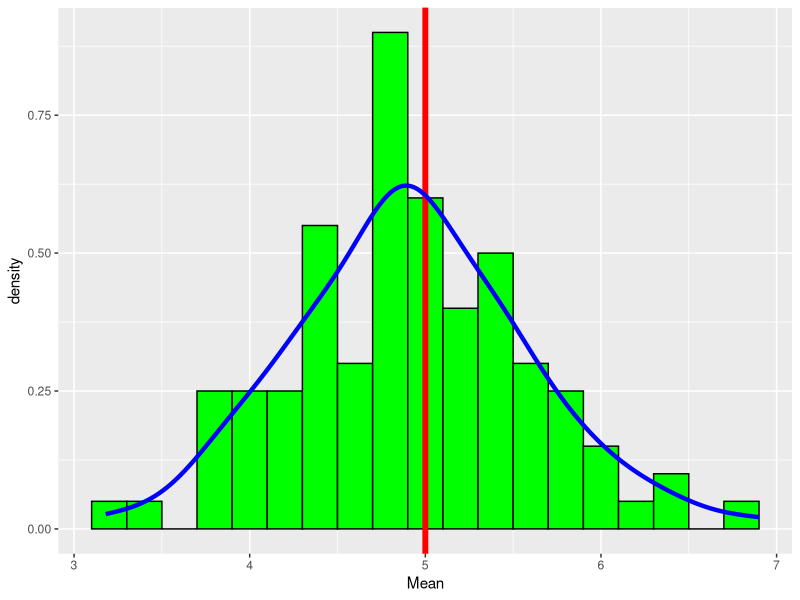
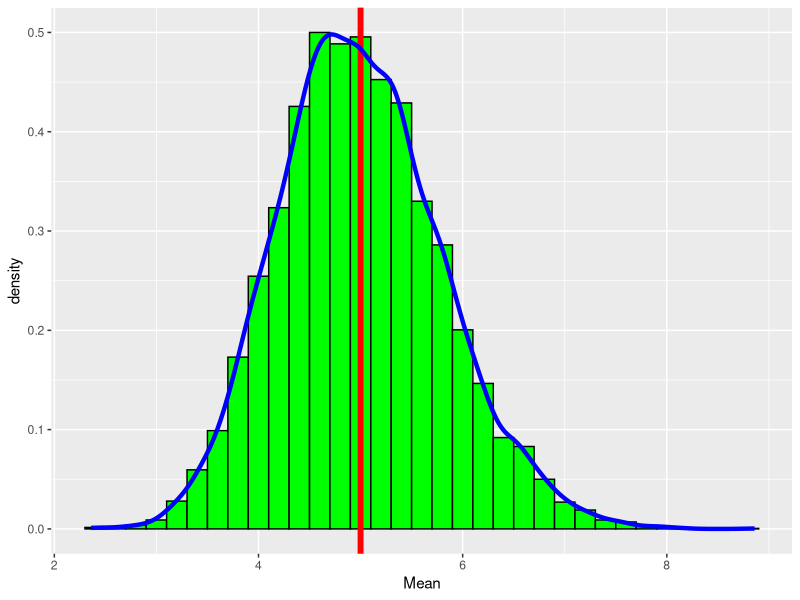

Generate these figures, in order, with R:
## ---- chunk 1
library(foreach)
library(doParallel)
library(ggplot2)
library(scales)
library (grid)
library (gridExtra)
library(knitr)
## ---- chunk 2
lambda <- 0.2
expo <- 40
sim <- 100

samp <- foreach(icount(sim), .combine = rbind) %dopar% round(mean(rexp(expo,lambda)),2) ## calculate the mean of 40 exponential distributions with rate 0.2, rounded to 2 decimal place, for 1000 times and rbind the 1000 results together
colnames(samp) <- c("x")
samp <- as.data.frame(samp) ## convert samp into a data frame

g <- ggplot(samp, aes(x = x)) + geom_histogram(binwidth=.2, colour = "black", fill = "green",aes(y = ..density..) )
g <- g + geom_vline(xintercept =5, size=2, colour = "red") + stat_density(colour = "blue", geom = "line", position = "identity", size = 1.5)
g <- g + labs( x = "Mean")
g
## ---- chunk 3
sim <- 10000

set.seed(227)
samp2 <- foreach(icount(sim), .combine = rbind) %dopar% round(mean(rexp(expo,lambda)),2)
colnames(samp2) <- c("x")
samp2 <- as.data.frame(samp2)

g1 <- ggplot(samp2, aes(x = x)) + geom_histogram(binwidth=.2, colour = "black", fill = "green",aes(y = ..density..) )
g1 <- g1 + geom_vline(xintercept =5, size=2, colour = "red") + stat_density(colour = "blue", geom = "line", position = "identity", size = 1.5)

g1 <- g1 + labs( x = "Mean")
g1
